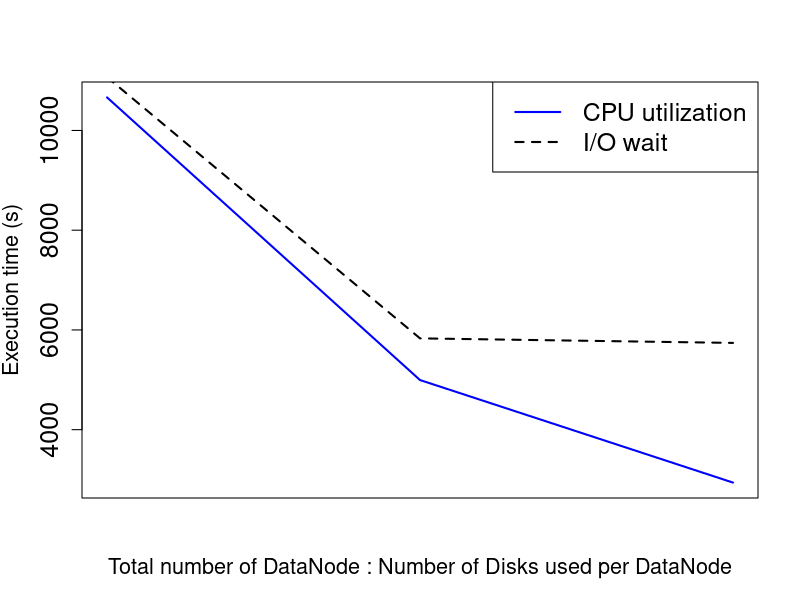

Write the R code that produced this figure.
##Where the file is saved
pdf("/home/hadoop/rough/MyGITProjects/PGA_EvaluationArchitecturePaper/Evaluation-architectures-for-big-data/LsuSamsungPaper/Figure/PerormanceData/Plots/SSDHDDDiffNode.pdf")

#Read data from CSV
data <- read.csv(file="SSDHDDDiffNode.csv",head=TRUE,sep=",")

x <- 1:length(data$SSD)

lt <- c(1,2)

plot(x, data$SSD, type='l', col='blue', lwd=2, lty=lt[1], ann=FALSE, xaxt='n', xlab="Total number of DataNode : Number of Disks used per DataNode", ylab="Execution Time (s)", cex.lab=1.5, cex.axis=1.5)
lines(x, data$HDD, col='black', lwd=2, lty=lt[2])

title(xlab="Total number of DataNode : Number of Disks used per DataNode", cex.lab=1.3)
title(ylab="Execution time (s)", cex.lab=1.3)
#title(main="IOPS Over Time")
#axis(1,at=c(1,2,3), labels=c("2-DN:\n7-Disks/DN", "7-DN:\n2-Disks/DN", "15-DN:\n1-Disk/DN"))

legend("topright", c("CPU utilization", "I/O wait"), col=c("blue","black"), lwd=c(2,2), lty=lt, cex=1.5)

#print(data$V5)
dev.off()
